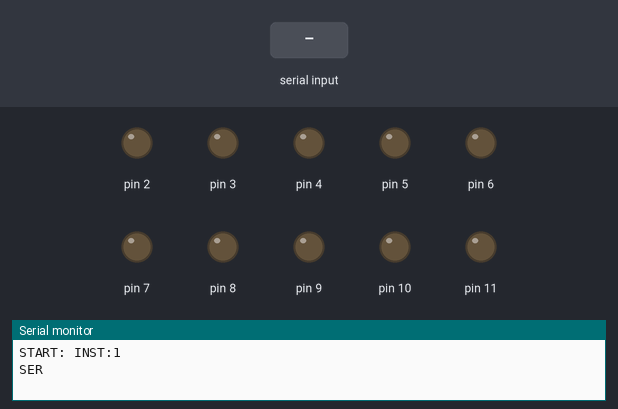
Bench run of a sketch on a simulated Arduino Uno, built with avr-gcc and run on an emulated ATmega328P. On the bench: output pins drawn as LEDs (lit = HIGH), the last lines printed to the serial monitor. Inputs (shaded band) come from the test bench.

Above: at 1.2 s.
1.3 s: "N90\n" received over Serial
At 3.4 s:
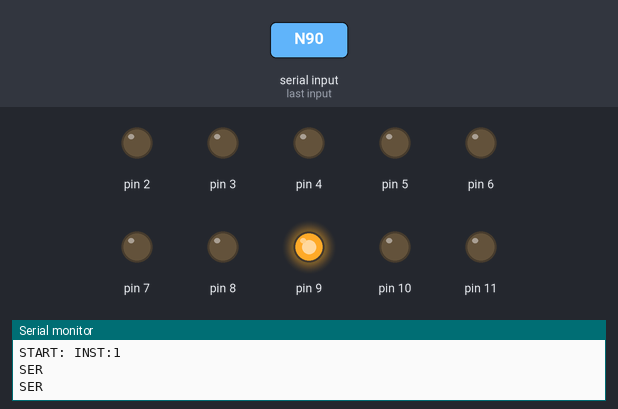
3.8 s: "ON\n" received over Serial
At 5.2 s:
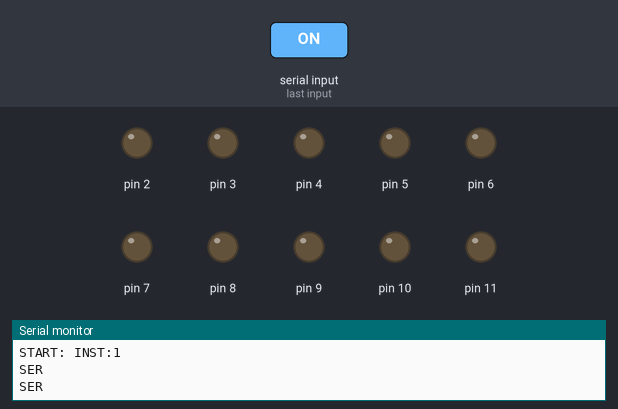
Timing chart, 0 to 6.8 s (numbered marks = the images above; inputs shaded):
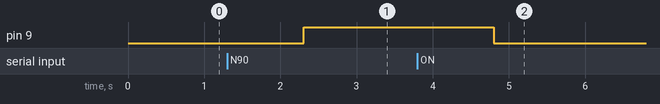

The sketch:

services.ino
```cpp
/*services:
1 per instituicion
*/
//constrants
const int PORT = 9600; //serial port
const String TYPE = "SER"; //String of Request
boolean start = false;
int inst = 1; //1-Darq // 2-CA // 3-UC Services
//other instituition only have 6 differentes types os schedules (pins 9/10/11 are ignored)
int maxLevels = 12; //max of diferente timetables for services
int delayTime = 3; //delay of serial requests (in seconds)
String val; //Serial String
//on/off lights
boolean pinActive [14];
boolean pinActiveCompare [14];
int color[3]={100,200,200}; //color of other institution


void setup () {
  Serial.begin (PORT);
  while (!Serial) {}


  for (int i = 2; i < maxLevels; i++) {
    pinMode (i, OUTPUT);
    pinActive[i] = false;
  }


}


void loop () {
  if (!start)
    startMessage();

  if (Serial.available()) {
    for (int i = 0; i < sizeof(pinActiveCompare); i++) pinActiveCompare[i] = false;
    val = Serial.readString();
    if  (val.indexOf("ON" >= 0))
         deconstructingSerial(val);
  }

   if (inst>=3) {
     analogWrite (9, color[0]);
     analogWrite (10, color[1]);
     analogWrite (11, color[2]);
  }


for (int i = 0; i < sizeof(pinActive); i++)  {
    if (pinActive[i] != pinActiveCompare[i]) {
      pinActive[i] = pinActiveCompare[i];
     digitalWrite (i, pinActive[i]);
    }
  }

  if ((millis() % (delayTime * 1000) == 0) && start) {
    Serial.println(TYPE);
    delay(1);
  }
}

/*
  startMessage : void
  function to communicate the first time with Server
  Request the information to start show information
*/
void startMessage () {
  Serial.print("START: ");
  Serial.print("INST:");
  Serial.print (inst);
  Serial.print (" ");
  Serial.println();
  start = true;
}

/*
  desconstructingSerial (Serial result in String) : void
  Desconstructing the serial string and get the pin in on and pins in off
*/

void deconstructingSerial(String val) {
  int i = 0;
  while (i < val.length()) {
    if (val.charAt(i) == 'N') {
      if (i + 1 < val.length()) {
        char c = val.charAt(i + 1);
        int pin = charToInt (c);
        //if the number is greater than or equal to 10
        if (pin == 1) {
          c = val.charAt(i + 2);
          pin = charToInt (c);
          pin += 10;
          if (inst <3) pinActiveCompare[pin] = true;
          else {
            if (pin==10 || pin==11) pinActiveCompare[pin] = false;
          }
        } else {
          if (inst <3) pinActiveCompare[pin] = true;
          else {
            if (pin== 9) pinActiveCompare[pin] = false;
          }

        }
      }
    }
    i++;
  }
}


//GLOBAL FUNCTIONS

/*
  charToInt(char c) : int
  receive a char and convert to a integer
  return this integer
*/
int charToInt (char c) {
  int i = c - '0';
  return i;
}
```

Measured:
- after the input at 1.3 s, pin 9: LOW → HIGH after 1.0 s
- after the input at 3.8 s, pin 9: HIGH → LOW after 1.0 s
